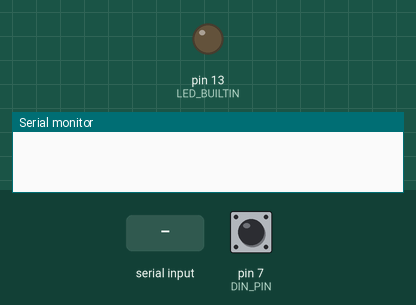
The sketch below on a simulated Arduino Uno, built with avr-gcc and run on an emulated ATmega328P. Shown: output pins drawn as LEDs (lit = HIGH), the last lines printed to the serial monitor. Dashed ring = blinking. The inputs (shaded band) are chosen by the test bench; at power-on: pin 7 (DIN_PIN) HIGH.

Above: at 0.8 s.
0.9 s: "90,45\n" received over Serial
At 2.15 s:
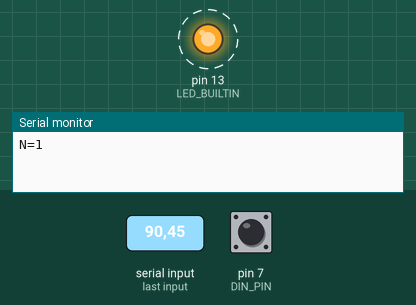
3.9 s: pin 7 (DIN_PIN) pulled LOW for 0.15 s
6.9 s: "s90\n" received over Serial
At 7.5 s:
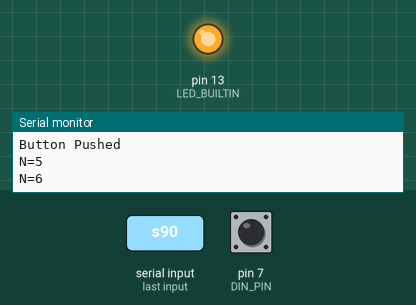
9.4 s: "r90\n" received over Serial
At 10.8 s:
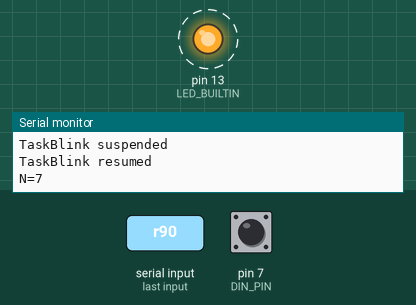
12.4 s: "s,45\n" received over Serial
At 13.5 s:
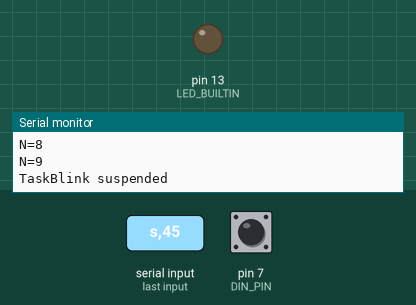
13.9 s: "r,45\n" received over Serial
At 15.3 s:
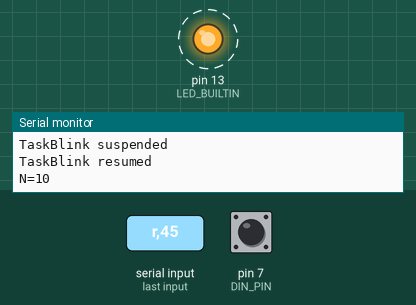
Timing chart, 0 to 17.9 s (numbered marks = the images above; inputs shaded):
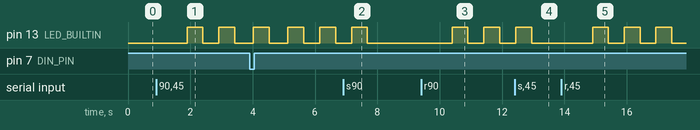

Measured:
- after the input at 0.9 s, pin 13 (LED_BUILTIN): alternates HIGH for 0.50 s and LOW for 0.51 s, starting after 1.0 s
- after the input at 6.9 s, pin 13 (LED_BUILTIN): goes on until 7.7 s, then stays LOW
- after the input at 9.4 s, pin 13 (LED_BUILTIN): alternates HIGH for 0.51 s and LOW for 0.51 s, starting after 1.0 s
- after the input at 12.4 s, pin 13 (LED_BUILTIN): goes on until 12.9 s, then stays LOW
- after the input at 13.9 s, pin 13 (LED_BUILTIN): alternates HIGH for 0.51 s and LOW for 0.51 s, starting after 1.0 s

The sketch:

semph_sample.ino
```cpp
#include <Arduino_FreeRTOS.h>
#include <queue.h>
#include <semphr.h>

TaskHandle_t TaskBlink_Handler;
TaskHandle_t TaskButton_Handler;
TaskHandle_t TaskSerial_Handler;

QueueHandle_t InterTaskQueue;
SemaphoreHandle_t SerialSemaphore;

void TaskBlink(void *pvParameters);
void TaskButton(void *pvParameters);
void TaskSerial(void *pvParameters);

void TaskSerial(void *pvParameters) {
  (void) pvParameters;

  for (;;) {
    while (Serial.available() > 0) {
      String str = Serial.readString();
      if (str[0] == 's') {
        vTaskSuspend(TaskBlink_Handler);
        Serial.println("TaskBlink suspended");
      } else if (str[0] == 'r') {
        vTaskResume(TaskBlink_Handler);
        Serial.println("TaskBlink resumed");
      } else {
        int val = str.toInt();
        xQueueSend(InterTaskQueue, &val, portMAX_DELAY);
      }
      vTaskDelay(1);
    }
  }
}

void TaskButton(void *pvParameters) {
  (void) pvParameters;
  const int DIN_PIN = 7;
  int value;

  pinMode(DIN_PIN, INPUT_PULLUP);

  for (;;) {
    value = digitalRead(DIN_PIN);
    if (value == LOW) {
      // If the semaphore is not available, wait 5 ticks of the Scheduler to see if it becomes free.
      if ( xSemaphoreTake(SerialSemaphore, (TickType_t)5) == pdTRUE) {
        Serial.println("Button Pushed");
        delay(1500);
        xSemaphoreGive(SerialSemaphore); //Give(Free) the serial port for other applications
      }
    }
    vTaskDelay(1); //1 tick delay(15ms)
  }
}

void TaskBlink(void *pvParameters) {
  (void) pvParameters;
  pinMode(LED_BUILTIN, OUTPUT);

  for (;;) {
    int count;
    if (xQueueReceive(InterTaskQueue, &count, portMAX_DELAY) == pdPASS) {
      for (int i=0; i<count; i++) {
        if (xSemaphoreTake(SerialSemaphore, (TickType_t)5) == pdTRUE) {
          char buf[10];
          sprintf(buf, "N=%d", i+1);
          Serial.println(buf);
          xSemaphoreGive(SerialSemaphore);
        }
        digitalWrite(LED_BUILTIN, HIGH);
        vTaskDelay(500 / portTICK_PERIOD_MS);
        digitalWrite(LED_BUILTIN, LOW);
        vTaskDelay(500 / portTICK_PERIOD_MS);
      }
    }
  }
}

void setup() {
  // put your setup code here, to run once:
  Serial.begin(19200);

  while (!Serial); //wait for serial communication begins

  if (SerialSemaphore == NULL) {
    SerialSemaphore = xSemaphoreCreateMutex(); //シリアル回線のセマフォ
    if ( (SerialSemaphore) != NULL ) {
      xSemaphoreGive( SerialSemaphore );
    }
  }

  InterTaskQueue = xQueueCreate(1, //queue length
                                sizeof(int)); //queue item size

  if (InterTaskQueue != NULL) {
    xTaskCreate(TaskBlink, "Blink", 128, NULL, 2, &TaskBlink_Handler);
    xTaskCreate(TaskButton, "Button", 128, NULL, 1, &TaskButton_Handler);
    xTaskCreate(TaskSerial, "Serial", 128, NULL, 0, &TaskSerial_Handler);

    vTaskStartScheduler();
  }

}

void loop() {
  // put your main code here, to run repeatedly:

}
```
